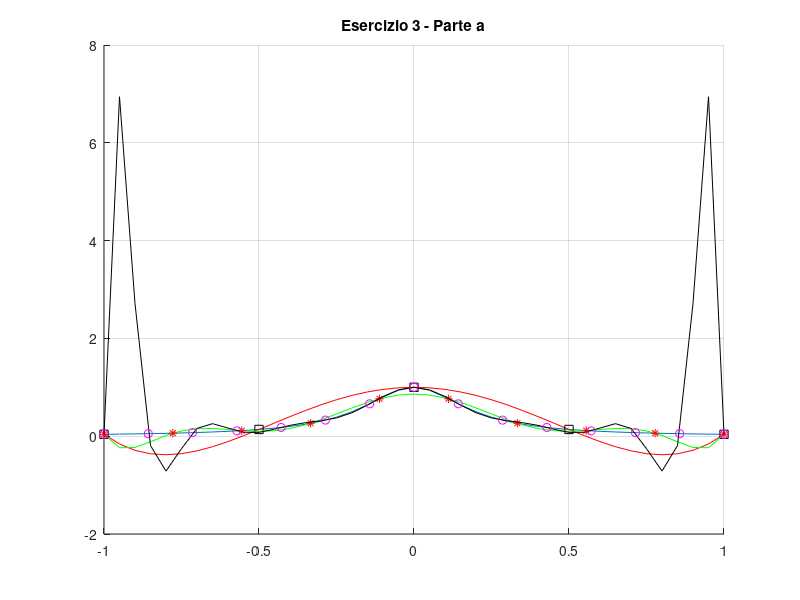

This chart was generated by the following MATLAB code:
% Prepariamoci per la 2a prova intercorsi di Analisi Numerica
% Corso di Laurea in Informatica, a.a. 2001-02
% Prof.ssa B. Paternoster
%
% Esercizio 3
% -----------
% Disegnare i grafici relativi ai polinomi di interpolazione di grado n-1 individuati
% dalla funzione f(x) = 1 / (25*x^2 + 1), x app. [-1,1], e dai seguenti insiemi di nodi:
% a) x(i) = -1 + ((2*i)/(n-1)), i = 0,1,...,n, n = 5, 10, 20
% Commentare i risultati

clear;
hold on;
grid on;
title('Esercizio 3 - Parte a')

% f(x)
x = -1 : 0.05 : 1;
y = 1./(25 * x.^2 + 1);
plot(x,y);
input(' Premi INVIO per continuare...\n');

% Polinomio di grado n = 5
n = 5;
for i = 0 : n - 1
   xnodi(i+1) = -1 + ((2*i)/(n-1));
end
ynodi = 1./(25 * xnodi.^2 +1);
p5 = polyfit(xnodi,ynodi,n);
y5 = polyval(p5,x);
plot(x,y5,'r',xnodi,ynodi,'sk');
input(' Premi INVIO per continuare...\n');

% Polinomio di grado n = 10
n = 10;
for i = 0 : n - 1
   xnodi(i+1) = -1 + ((2*i)/(n-1));
end
ynodi = 1./(25 * xnodi.^2 +1);
p10 = polyfit(xnodi,ynodi,n);
y10 = polyval(p10,x);
plot(x,y10,'g',xnodi,ynodi,'*r');
input(' Premi INVIO per continuare...\n');

% Polinomio di grado n = 15
n = 15;
for i = 0 : n - 1
   xnodi(i+1) = -1 + ((2*i)/(n-1));
end
ynodi = 1./(25 * xnodi.^2 +1);
p15 = polyfit(xnodi,ynodi,n);
y15 = polyval(p15,x);
plot(x,y15,'k',xnodi,ynodi,'om');
input(' Premi INVIO per terminare...\n');

hold off;
close;

